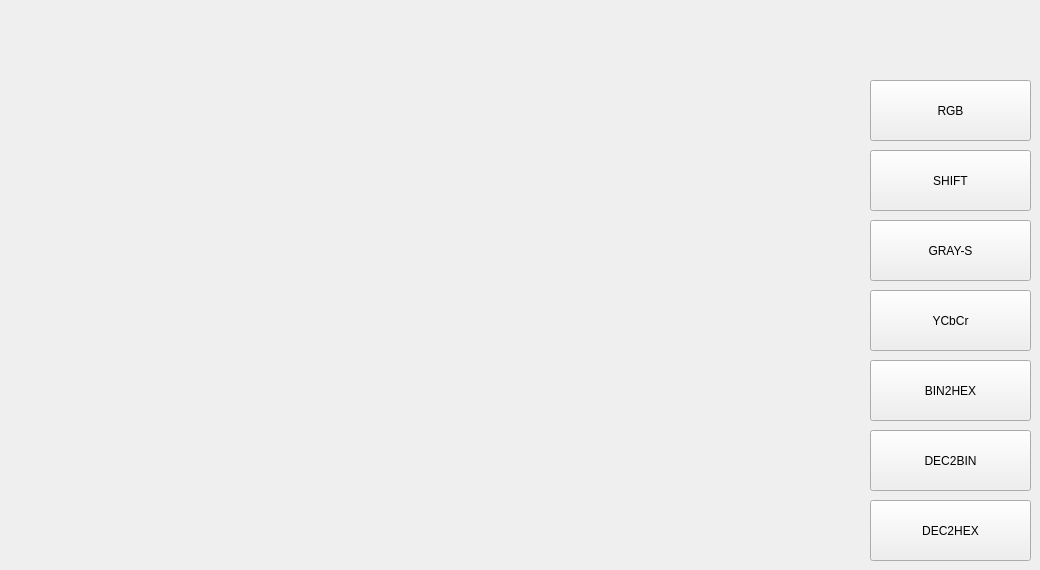
   <widget class="QWidget" name="menu">
    <attribute name="title">
     <string>Menu</string>
    </attribute>
    <widget class="QLabel" name="logo">
     <property name="geometry">
      <rect>
       <x>30</x>
       <y>0</y>
       <width>751</width>
       <height>551</height>
      </rect>
     </property>
     <property name="styleSheet">
      <string notr="true">image: url(:/icons/icons/logo.svg)</string>
     </property>
     <property name="text">
      <string/>
     </property>
     <property name="alignment">
      <set>Qt::AlignCenter</set>
     </property>
    </widget>
    <widget class="QPushButton" name="rgb_btn">
     <property name="geometry">
      <rect>
       <x>870</x>
       <y>80</y>
       <width>161</width>
       <height>61</height>
      </rect>
     </property>
     <property name="text">
      <string>RGB</string>
     </property>
     <property name="icon">
      <iconset resource="icons.qrc">
       <normaloff>:/icons/icons/Actions-go-next-icon.png</normaloff>:/icons/icons/Actions-go-next-icon.png</iconset>
     </property>
     <property name="iconSize">
      <size>
       <width>50</width>
       <height>50</height>
      </size>
     </property>
    </widget>
    <widget class="QPushButton" name="shift_btn">
     <property name="geometry">
      <rect>
       <x>870</x>
       <y>150</y>
       <width>161</width>
       <height>61</height>
      </rect>
     </property>
     <property name="text">
      <string>SHIFT</string>
     </property>
     <property name="icon">
      <iconset resource="icons.qrc">
       <normaloff>:/icons/icons/Actions-go-next-icon.png</normaloff>:/icons/icons/Actions-go-next-icon.png</iconset>
     </property>
     <property name="iconSize">
      <size>
       <width>50</width>
       <height>50</height>
      </size>
     </property>
    </widget>
    <widget class="QPushButton" name="gray_btn">
     <property name="geometry">
      <rect>
       <x>870</x>
       <y>220</y>
       <width>161</width>
       <height>61</height>
      </rect>
     </property>
     <property name="text">
      <string>GRAY-S</string>
     </property>
     <property name="icon">
      <iconset resource="icons.qrc">
       <normaloff>:/icons/icons/Actions-go-next-icon.png</normaloff>:/icons/icons/Actions-go-next-icon.png</iconset>
     </property>
     <property name="iconSize">
      <size>
       <width>50</width>
       <height>50</height>
      </size>
     </property>
    </widget>
    <widget class="QPushButton" name="YCbCr_btn">
     <property name="geometry">
      <rect>
       <x>870</x>
       <y>290</y>
       <width>161</width>
       <height>61</height>
      </rect>
     </property>
     <property name="text">
      <string>YCbCr</string>
     </property>
     <property name="icon">
      <iconset resource="icons.qrc">
       <normaloff>:/icons/icons/Actions-go-next-icon.png</normaloff>:/icons/icons/Actions-go-next-icon.png</iconset>
     </property>
     <property name="iconSize">
      <size>
       <width>50</width>
       <height>50</height>
      </size>
     </property>
    </widget>
    <widget class="QPushButton" name="BIN2HEX_btn">
     <property name="geometry">
      <rect>
       <x>870</x>
       <y>360</y>
       <width>161</width>
       <height>61</height>
      </rect>
     </property>
     <property name="text">
      <string>BIN2HEX</string>
     </property>
     <property name="icon">
      <iconset resource="icons.qrc">
       <normaloff>:/icons/icons/Actions-go-next-icon.png</normaloff>:/icons/icons/Actions-go-next-icon.png</iconset>
     </property>
     <property name="iconSize">
      <size>
       <width>50</width>
       <height>50</height>
      </size>
     </property>
    </widget>
    <widget class="QPushButton" name="DEC2BIN_btn">
     <property name="geometry">
      <rect>
       <x>870</x>
       <y>430</y>
       <width>161</width>
       <height>61</height>
      </rect>
     </property>
     <property name="text">
      <string>DEC2BIN</string>
     </property>
     <property name="icon">
      <iconset resource="icons.qrc">
       <normaloff>:/icons/icons/Actions-go-next-icon.png</normaloff>:/icons/icons/Actions-go-next-icon.png</iconset>
     </property>
     <property name="iconSize">
      <size>
       <width>50</width>
       <height>50</height>
      </size>
     </property>
    </widget>
    <widget class="QPushButton" name="DEC2HEX_btn">
     <property name="geometry">
      <rect>
       <x>870</x>
       <y>500</y>
       <width>161</width>
       <height>61</height>
      </rect>
     </property>
     <property name="text">
      <string>DEC2HEX</string>
     </property>
     <property name="icon">
      <iconset resource="icons.qrc">
       <normaloff>:/icons/icons/Actions-go-next-icon.png</normaloff>:/icons/icons/Actions-go-next-icon.png</iconset>
     </property>
     <property name="iconSize">
      <size>
       <width>50</width>
       <height>50</height>
      </size>
     </property>
    </widget>
   </widget>
